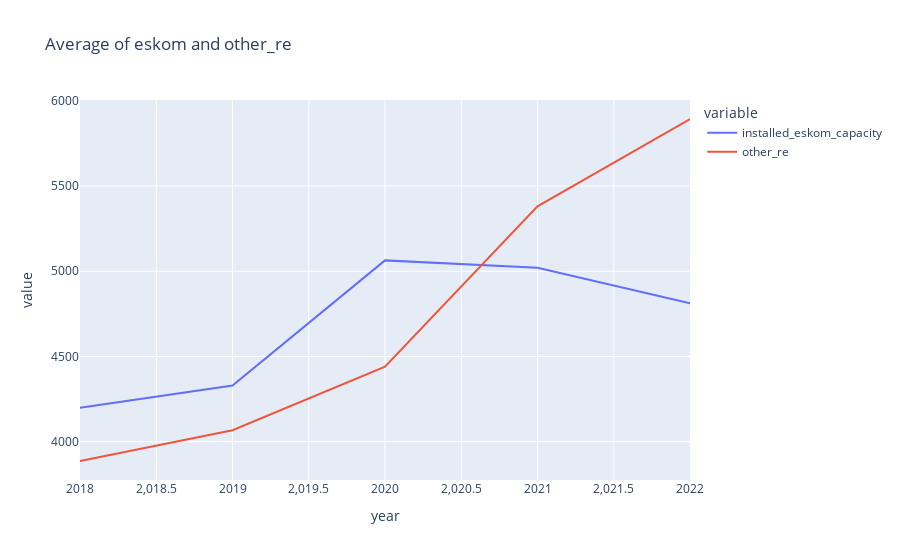

Notebook code for this chart:
### Code cell
fig1 = px.line(avg_capacity, x="year", y =["installed_eskom_capacity", "other_re"],title="Average of eskom and other_re")
fig1.show()

### Figure 1 — Plotly figure (JSON) as saved in the notebook; plotly's stock layout.template omitted (floating-point values rounded to 4 significant figures)
{"data": [{"hovertemplate": "variable=installed_eskom_capacity<br>year=%{x}<br>value=%{y}<extra></extra>", "legendgroup": "installed_eskom_capacity", "line": {"color": "#636efa", "dash": "solid"}, "marker": {"symbol": "circle"}, "mode": "lines", "name": "installed_eskom_capacity", "orientation": "v", "showlegend": true, "type": "scatter", "x": [2018, 2019, 2020, 2021, 2022], "xaxis": "x", "y": [4199.0, 4329.0, 5064.0, 5021.0, 4812.0], "yaxis": "y"}, {"hovertemplate": "variable=other_re<br>year=%{x}<br>value=%{y}<extra></extra>", "legendgroup": "other_re", "line": {"color": "#EF553B", "dash": "solid"}, "marker": {"symbol": "circle"}, "mode": "lines", "name": "other_re", "orientation": "v", "showlegend": true, "type": "scatter", "x": [2018, 2019, 2020, 2021, 2022], "xaxis": "x", "y": [3887.0, 4068.0, 4440.0, 5381.0, 5893.0], "yaxis": "y"}], "layout": {"legend": {"title": {"text": "variable"}, "tracegroupgap": 0}, "title": {"text": "Average of eskom and other_re"}, "xaxis": {"anchor": "y", "domain": [0, 1], "title": {"text": "year"}}, "yaxis": {"anchor": "x", "domain": [0, 1], "title": {"text": "value"}}}}
